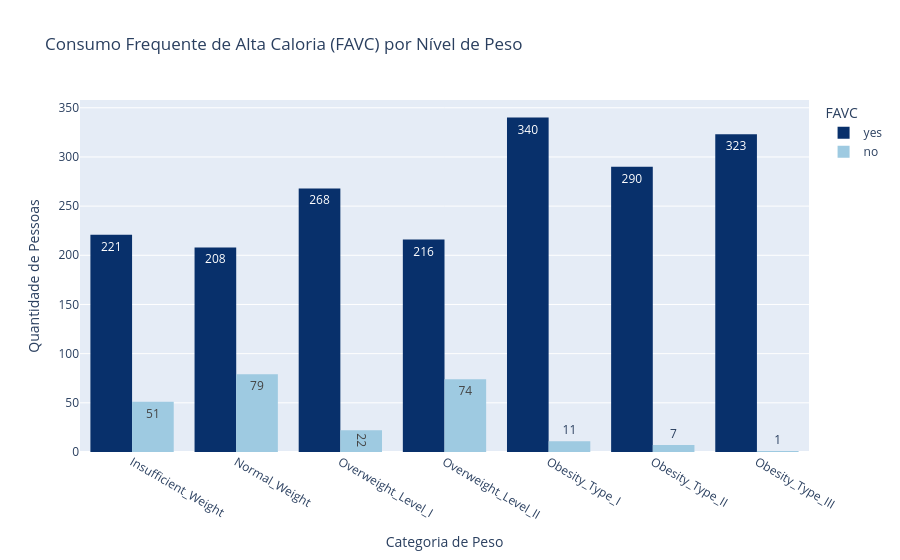

Notebook code for this chart:
### Markdown cell above
### Consumo de Alimentos Calóricos por Nível de Peso

### Code cell
# =======================================================
# GRÁFICO Consumo Frequente de Alta Caloria (FAVC) - Agrupado por Peso
# =======================================================
fig_favc = px.histogram(
    obesidade, 
    x='Obesity', 
    color='FAVC',
    category_orders={'Obesity': ordem_peso, 'FAVC': ['yes', 'no']},
    barmode='group',
    text_auto=True,
    color_discrete_map={'yes': '#08306b', 'no': '#9ecae1'}, 
    title='Consumo Frequente de Alta Caloria (FAVC) por Nível de Peso'
)
fig_favc.update_layout(xaxis_title='Categoria de Peso', yaxis_title='Quantidade de Pessoas')
fig_favc.show()

### Figure 1 — Plotly figure (JSON) as saved in the notebook; plotly's stock layout.template omitted (floating-point values rounded to 4 significant figures; data arrays with more than 128 entries replaced by an {"elided": "..."} marker saying what was removed)
{"data": [{"alignmentgroup": "True", "bingroup": "x", "hovertemplate": "FAVC=yes<br>Obesity=%{x}<br>count=%{y}<extra></extra>", "legendgroup": "yes", "marker": {"color": "#08306b", "pattern": {"shape": ""}}, "name": "yes", "offsetgroup": "yes", "orientation": "v", "showlegend": true, "texttemplate": "%{value}", "type": "histogram", "x": {"elided": "1866 str values"}, "xaxis": "x", "yaxis": "y"}, {"alignmentgroup": "True", "bingroup": "x", "hovertemplate": "FAVC=no<br>Obesity=%{x}<br>count=%{y}<extra></extra>", "legendgroup": "no", "marker": {"color": "#9ecae1", "pattern": {"shape": ""}}, "name": "no", "offsetgroup": "no", "orientation": "v", "showlegend": true, "texttemplate": "%{value}", "type": "histogram", "x": {"elided": "245 str values"}, "xaxis": "x", "yaxis": "y"}], "layout": {"barmode": "group", "legend": {"title": {"text": "FAVC"}, "tracegroupgap": 0}, "title": {"text": "Consumo Frequente de Alta Caloria (FAVC) por Nível de Peso"}, "xaxis": {"anchor": "y", "categoryarray": ["Insufficient_Weight", "Normal_Weight", "Overweight_Level_I", "Overweight_Level_II", "Obesity_Type_I", "Obesity_Type_II", "Obesity_Type_III"], "categoryorder": "array", "domain": [0, 1], "title": {"text": "Categoria de Peso"}}, "yaxis": {"anchor": "x", "domain": [0, 1], "title": {"text": "Quantidade de Pessoas"}}}}
